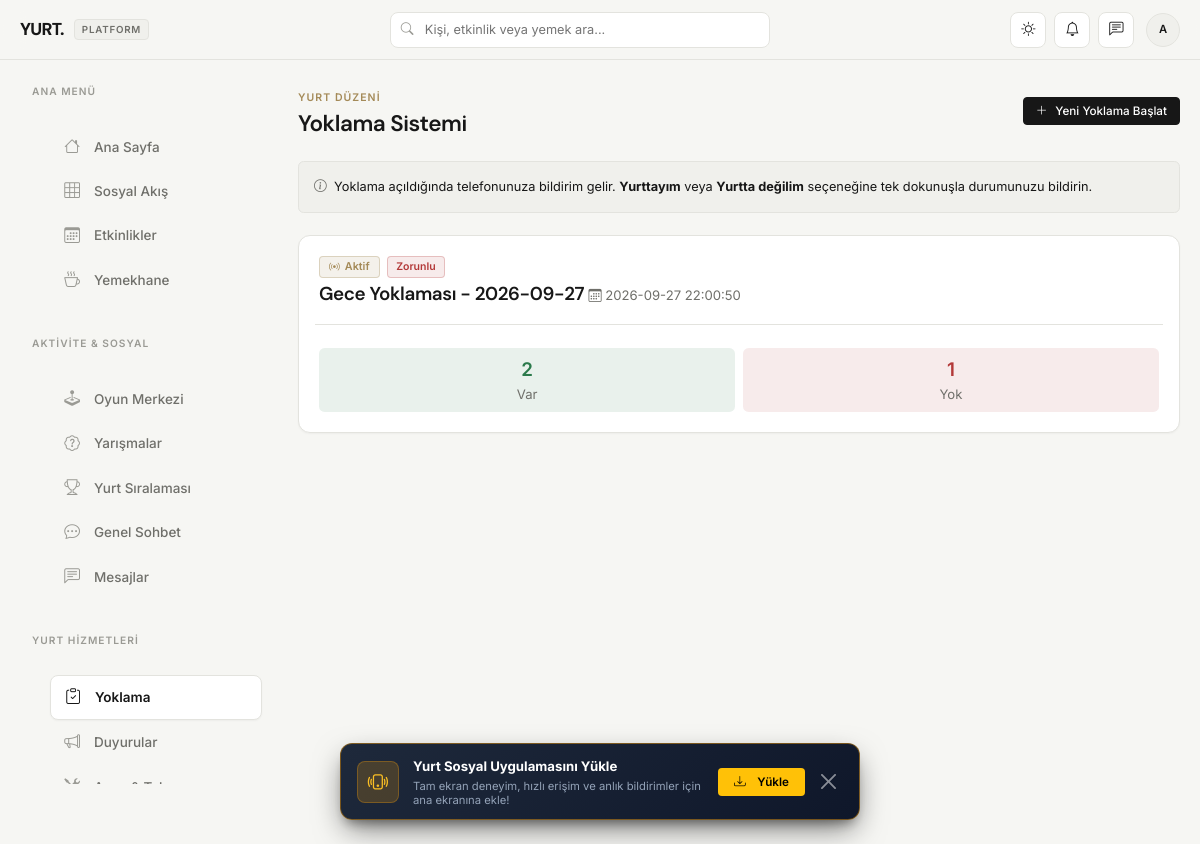
/attendance (signed in), run on an earlier commit of the app's database.
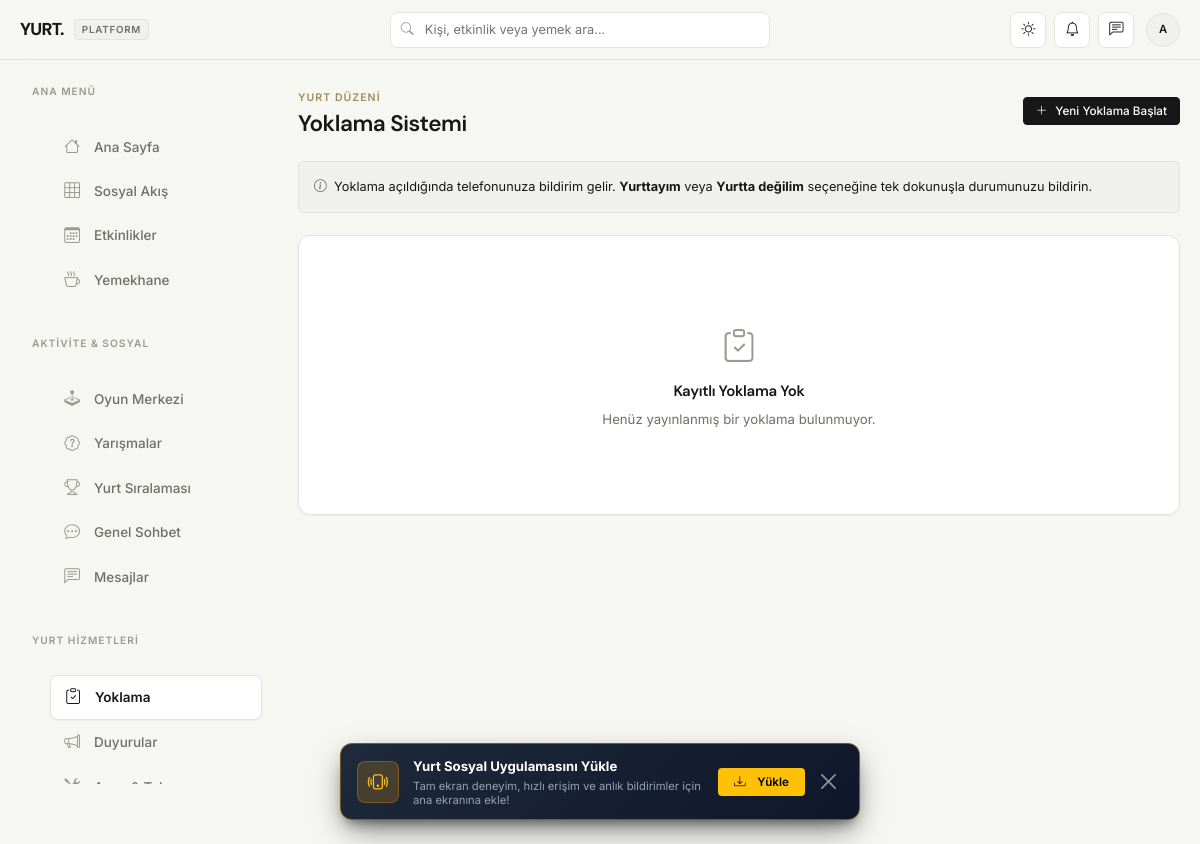
And on a later commit of the database.
### tables this page shows
CREATE TABLE attendances (
            id INTEGER PRIMARY KEY AUTOINCREMENT,
            title TEXT NOT NULL,
            description TEXT,
            attendance_date TEXT NOT NULL,
            is_active INTEGER DEFAULT 1,
            is_mandatory INTEGER DEFAULT 0,
            created_by INTEGER,
            created_at TIMESTAMP DEFAULT CURRENT_TIMESTAMP,
            FOREIGN KEY (created_by) REFERENCES users (id)
        );

### app.py (the view, shortened to what this page needs)
@app.route('/attendance')
@login_required
def attendance_list():
    conn = get_db()
    current_u = conn.execute('SELECT * FROM users WHERE id = ?', (session['user_id'],)).fetchone()
    current_u_dict = dict(current_u) if current_u else {}
    can_manage = can_user_manage_attendance(current_u_dict)
    if can_manage:
        attendances = conn.execute('''
            SELECT a.*, u.full_name as creator_name,
                   (SELECT COUNT(*) FROM attendance_records WHERE attendance_id = a.id AND status = 'present') as present_count,
                   (SELECT COUNT(*) FROM attendance_records WHERE attendance_id = a.id AND status = 'absent') as absent_count
            FROM attendances a
            JOIN users u ON a.created_by = u.id
            ORDER BY a.created_at DESC
        ''').fetchall()
    conn.close()
    return render_template('attendance.html', attendances=attendances, can_manage=can_manage)

### app.py (called while the page is built)
def now_tr():
    return datetime.now(ISTANBUL_TZ)

def can_user_manage_maintenance(user_dict):
    if not user_dict:
        return False
    if user_dict.get('is_admin') or user_dict.get('role') in ['yurt_muduru', 'yurt_mudur_yardimcisi', 'yurt_memuru', 'yurt_temsilcisi', 'yurt_gorevlisi']:
        return True
    return False

def can_user_manage_attendance(user_dict):
    if not user_dict:
        return False
    if user_dict.get('is_admin') or user_dict.get('role') in ['yurt_muduru', 'yurt_mudur_yardimcisi', 'yurt_memuru', 'yurt_temsilcisi', 'kat_1_sorumlusu', 'kat_2_sorumlusu', 'kat_3_sorumlusu', 'kat_4_sorumlusu']:
        return True
    return False

def login_required(f):
    @wraps(f)
    def decorated_function(*args, **kwargs):
        if 'user_id' not in session:
            flash('Lütfen önce giriş yapın.', 'warning')
            return redirect(url_for('login'))
        return f(*args, **kwargs)
    return decorated_function

def get_unread_count(user_id):
    conn = get_db()
    count = conn.execute('''
        SELECT COUNT(*) as c FROM notifications
        WHERE user_id = ? AND is_read = 0
    ''', (user_id,)).fetchone()['c']
    conn.close()
    return count

### templates/attendance.html (shortened to what this page needs)
{% extends "base.html" %}
{% block content %}
<div class="d-flex align-items-center justify-content-between mb-4 flex-wrap gap-2">
    <div>
        <span class="kicker">Yurt Düzeni</span>
        <h4 class="fw-bold mb-0">Yoklama Sistemi</h4>
    </div>
    {% if can_manage %}
    <button class="btn btn-primary btn-sm" data-bs-toggle="modal" data-bs-target="#createAttendanceModal">
        <i class="bi bi-plus-lg"></i> Yeni Yoklama Başlat
    </button>
    {% endif %}
</div>
<div class="p-3 mb-4 rounded" style="background-color: var(--surface-2); border: 1px solid var(--border); font-size: 0.85rem;">
    <i class="bi bi-info-circle me-1 text-muted"></i>
    <span>Yoklama açıldığında telefonunuza bildirim gelir. <strong>Yurttayım</strong> veya <strong>Yurtta değilim</strong> seçeneğine tek dokunuşla durumunuzu bildirin.</span>
</div>
{% if attendances %}
<div class="d-flex flex-column gap-3">
    {% for att in attendances %}
    <div class="card card-pad card-interactive d-block">
        <div class="d-flex justify-content-between align-items-start gap-2 mb-2">
            <div>
                <div class="d-flex align-items-center gap-2 mb-1">
                    {% if att.is_active %}
                    <span class="badge-tag badge-gold"><i class="bi bi-broadcast"></i> Aktif</span>
                    {% else %}
                    <span class="badge-tag">Kapalı</span>
                    {% endif %}
                    {% if att.is_mandatory %}
                    <span class="mandatory-badge">Zorunlu</span>
                    {% endif %}
                </div>
                <a href="{{ url_for('attendance_detail', attendance_id=att.id) }}" class="text-decoration-none text-reset d-inline-block">
                    <h5 class="fw-bold mb-1">{{ att.title }}</h5>
                </a>
                <span class="text-muted small"><i class="bi bi-calendar3 me-1"></i>{{ att.attendance_date }}</span>
            </div>
        </div>
        {% if can_manage %}
        <div class="row text-center mt-3 pt-3 border-top g-2" style="border-color: var(--border) !important;">
            <div class="col-6">
                <div class="p-2 rounded attendance-present">
                    <span class="fw-bold fs-5">{{ att.present_count }}</span>
                    <span class="small d-block text-muted">Var</span>
                </div>
            </div>
            <div class="col-6">
                <div class="p-2 rounded attendance-absent">
                    <span class="fw-bold fs-5">{{ att.absent_count }}</span>
                    <span class="small d-block text-muted">Yok</span>
                </div>
            </div>
        </div>
        {% endif %}
    </div>
    {% endfor %}
</div>
{% else %}
<div class="card card-pad text-center py-5">
    <div class="empty-state">
        <i class="bi bi-clipboard-check"></i>
        <h6 class="fw-bold mt-2">Kayıtlı Yoklama Yok</h6>
        <p class="small text-muted mb-0">Henüz yayınlanmış bir yoklama bulunmuyor.</p>
    </div>
</div>
{% endif %}
{% endblock %}

What changed in the data, as far as the page shows it:
removed attendances: is_active 1 (drawn), is_mandatory "Zorunlu", title "Gece Yoklaması - 2026-09-27", attendance_date "2026-09-27 22:00:50", present_count "2", absent_count "1"
Also different on the page:
text now shown: "Kayıtlı Yoklama Yok Henüz yayınlanmış bir yoklama bulunmuyor."
